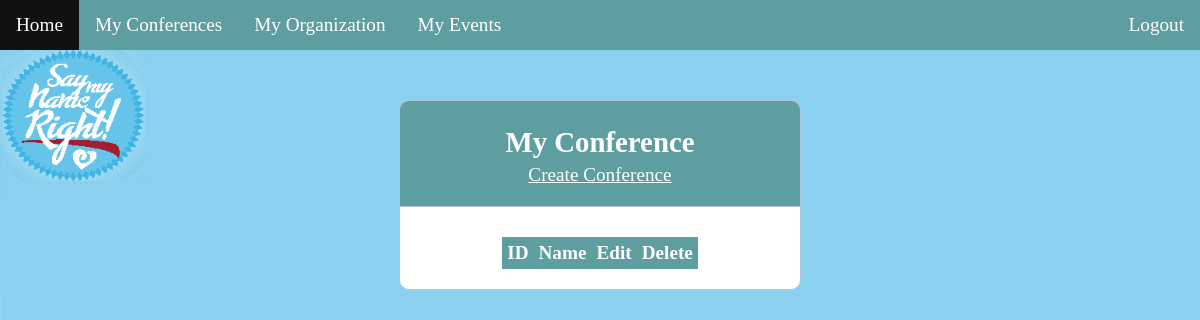
The app's page /myconferences.php (signed in), older data.
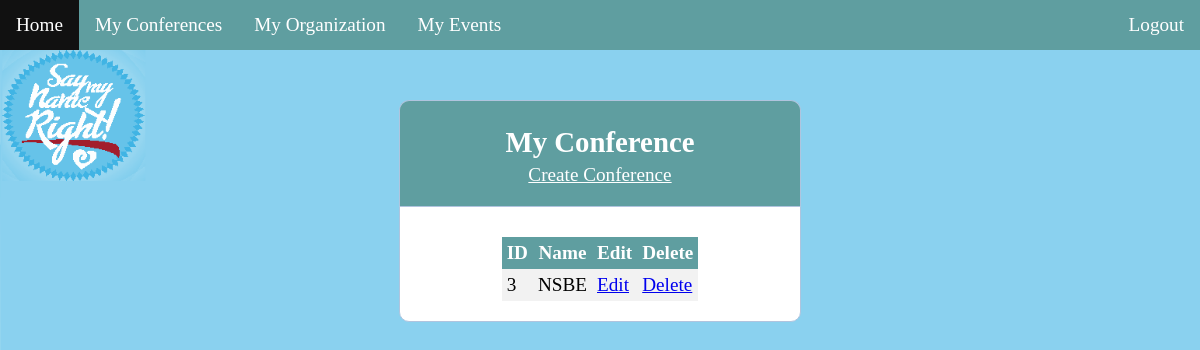
The same page, newer data.
### tables this page shows
CREATE TABLE `conference` (
  `id` int(11) UNSIGNED NOT NULL,
  `name` varchar(100) DEFAULT NULL,
  `startdatetime` datetime DEFAULT NULL,
  `enddatetime` datetime DEFAULT NULL,
  `Address` varchar(1000) DEFAULT NULL,
  `City` varchar(1000) DEFAULT NULL,
  `State` varchar(100) DEFAULT NULL,
  `Country` varchar(100) DEFAULT NULL,
  `zip` int(11) DEFAULT NULL,
  `createdby` int(11) UNSIGNED DEFAULT NULL
);

### myconferences.php (the view, shortened to what this page needs)
<?php
  include('config.php');
  $query = "SELECT id, name FROM Conference where createdby=".$_SESSION['ID'];
?>
<!DOCTYPE html>
<html>
<head>
  <link rel="stylesheet" type="text/css" href="register.css">
</head>
<body>
  <ul>
  <li><a class="active" href="index.php">Home</a></li>
  <li><a href="myconferences.php" >My Conferences</a></li>
  <li><a href="myorganization.php" >My Organization</a></li>
  <li><a href="myevents.php" >My Events</a></li>
  <li class="logout"><a href="index.php?logout='1'" >Logout</a></li>
</ul>
  <div class="header">
    <h2>My Conference</h2>
	<p><a href="conference.php" style="color: white;">Create Conference</a></p>
  </div>
  <div class="content">
  <?php
  if ($results = mysqli_query($db, $query))
  {
    echo "<table>";
    echo "<tr><th>ID</th>";
    echo "<th>Name</th>";
    echo "<th>Edit</th>";
    echo "<th>Delete</th>";
    echo "</tr>";
  while ($row=mysqli_fetch_row($results))
    {
    echo "<tr>";
    printf ("<td>%s</td> <td>%s</td>",$row[0],$row[1]);
    echo "<td><a href='editconference.php?id=".$row[0]."'>Edit</a></td>";
    echo "<td><a href='deleteconference.php?id=".$row[0]."'>Delete</a></td>";
    echo "</tr>";
    }
      echo "</table>";
    }
    else{
      echo "0 results";
    }
  ?>
  </div>
</body>
</html>

### register.css (style rules this page uses)
* { margin: 0px; padding: 0px; }
body { font-size: 120%; background: #F8F8FF; background-image: url('refer2.png'); background-size:cover; }
.header { width: 30%; margin: 50px auto 0px; color: white; background: #5F9EA0; text-align: center; border: 1px solid #B0C4DE; border-bottom: none; border-radius: 10px 10px 0px 0px; padding: 20px; }
form, .content { width: 30%; margin: 0px auto; padding: 20px; border: 1px solid #B0C4DE; background: white; border-radius: 0px 0px 10px 10px; }
ul { list-style-type: none; margin: 0; padding: 0; overflow: hidden; background-color: #5F9EA0; }
li { float: left; }
li a { display: block; color: white; text-align: center; padding: 14px 16px; text-decoration: none; }
table,tr,td { width: 30%; margin: 10px auto 0px; border-collapse:collapse; padding:5px; }
th { background-color: #5F9EA0; color: white; border-collapse:collapse; padding:5px; }
tr:nth-child(even) { background-color: #f2f2f2; }
h2 { padding:5px; }
.logout { float: right; }

Row changes from the older to the newer data that the page shows:
added conference: id "3", name "NSBE"
